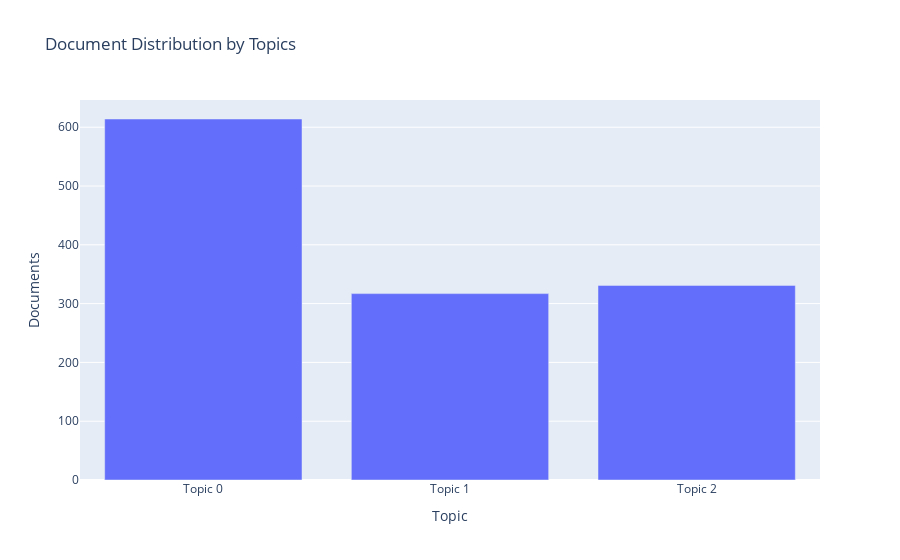

The code cell stored with this chart in its notebook:
### Code cell
plot_model(lda, plot = 'topic_distribution')

### Figure 1 — Plotly figure (JSON) as saved in the notebook; plotly's stock layout.template omitted (floating-point values rounded to 4 significant figures)
{"data": [{"alignmentgroup": "True", "customdata": [["app, work, support, review, help, time, use, customer, email, try"], ["product, customer, order, use, app, make, would, option, item, get"], ["app, good, work, use, product, store, customer, make, seem, service"]], "hovertemplate": "Topic=%{x}<br>Documents=%{y}<br>Keyword=%{customdata[0]}<extra></extra>", "legendgroup": "", "marker": {"color": "#636efa", "pattern": {"shape": ""}}, "name": "", "offsetgroup": "", "orientation": "v", "showlegend": false, "textposition": "auto", "type": "bar", "x": ["Topic 0", "Topic 1", "Topic 2"], "xaxis": "x", "y": [614, 317, 331], "yaxis": "y"}], "layout": {"autosize": true, "barmode": "relative", "legend": {"tracegroupgap": 0}, "title": {"text": "Document Distribution by Topics"}, "xaxis": {"anchor": "y", "autorange": true, "domain": [0, 1], "range": [-0.5, 2.5], "title": {"text": "Topic"}, "type": "category"}, "yaxis": {"anchor": "x", "autorange": true, "domain": [0, 1], "range": [0, 646.3], "title": {"text": "Documents"}, "type": "linear"}}}
